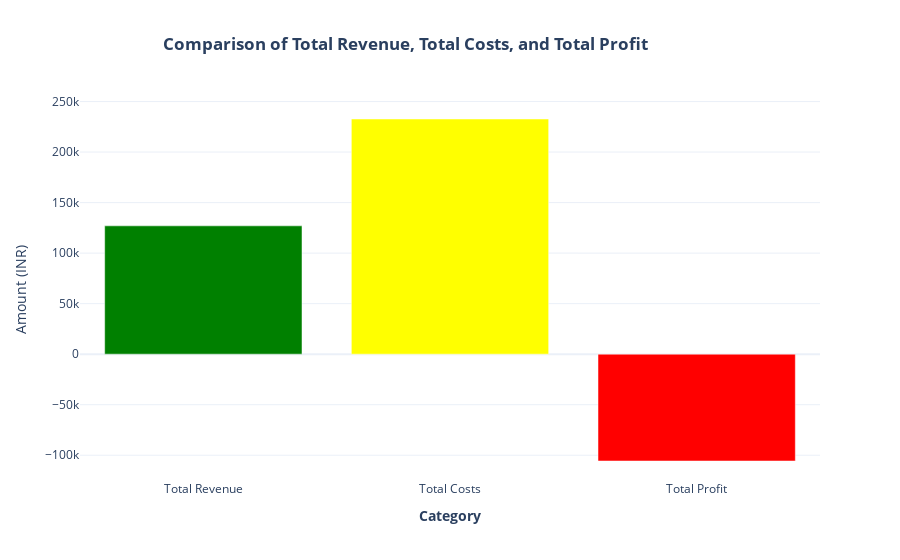

Source (notebook cell):
### Markdown cell above
#### Now, let's compare total revenue, total costs, and total profit (net loss in our case):

### Code cell
categories = ['Total Revenue', 'Total Costs', 'Total Profit']
values = [total_revenue, total_costs, total_profit]

# Create bar chart
fig = go.Figure(data=[go.Bar(x=categories, y=values, marker_color=['green', 'yellow', 'red'])])

# Update layout
fig.update_layout(title='<b>Comparison of Total Revenue, Total Costs, and Total Profit</b>',
                  xaxis_title='<b>Category</b>',
                  yaxis_title='Amount (INR)', title_x=0.45)
                 

# Show the plot
fig.show()

### Figure 1 — Plotly figure (JSON) as saved in the notebook; plotly's stock layout.template omitted (floating-point values rounded to 4 significant figures)
{"data": [{"marker": {"color": ["green", "yellow", "red"]}, "type": "bar", "x": ["Total Revenue", "Total Costs", "Total Profit"], "y": [126990, 232700.0, -105700.0]}], "layout": {"title": {"text": "<b>Comparison of Total Revenue, Total Costs, and Total Profit</b>", "x": 0.45}, "xaxis": {"title": {"text": "<b>Category</b>"}}, "yaxis": {"title": {"text": "Amount (INR)"}}}}
